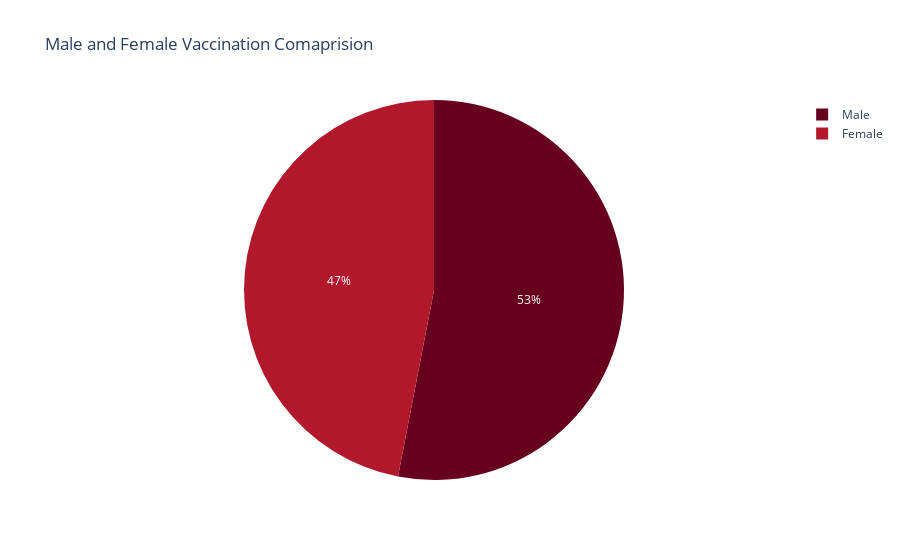

The notebook cell this image was saved under:
### Code cell
# Male vs female vaccinaion

male = vaccine_df['Male(Individuals Vaccinated)'].sum()
female = vaccine_df['Female(Individuals Vaccinated)'].sum()

px.pie(names=['Male', 'Female'], values=[male, female], title='Male and Female Vaccination Comaprision',color_discrete_sequence=px.colors.sequential.RdBu)

### Figure 1 — Plotly figure (JSON) as saved in the notebook; plotly's stock layout.template omitted (floating-point values rounded to 4 significant figures)
{"data": [{"domain": {"x": [0, 1], "y": [0, 1]}, "hovertemplate": "label=%{label}<br>value=%{value}<extra></extra>", "labels": ["Male", "Female"], "legendgroup": "", "name": "", "showlegend": true, "type": "pie", "values": [7138698858, 6321628736]}], "layout": {"legend": {"tracegroupgap": 0}, "piecolorway": ["rgb(103,0,31)", "rgb(178,24,43)", "rgb(214,96,77)", "rgb(244,165,130)", "rgb(253,219,199)", "rgb(247,247,247)", "rgb(209,229,240)", "rgb(146,197,222)", "rgb(67,147,195)", "rgb(33,102,172)", "rgb(5,48,97)"], "title": {"text": "Male and Female Vaccination Comaprision"}}}
